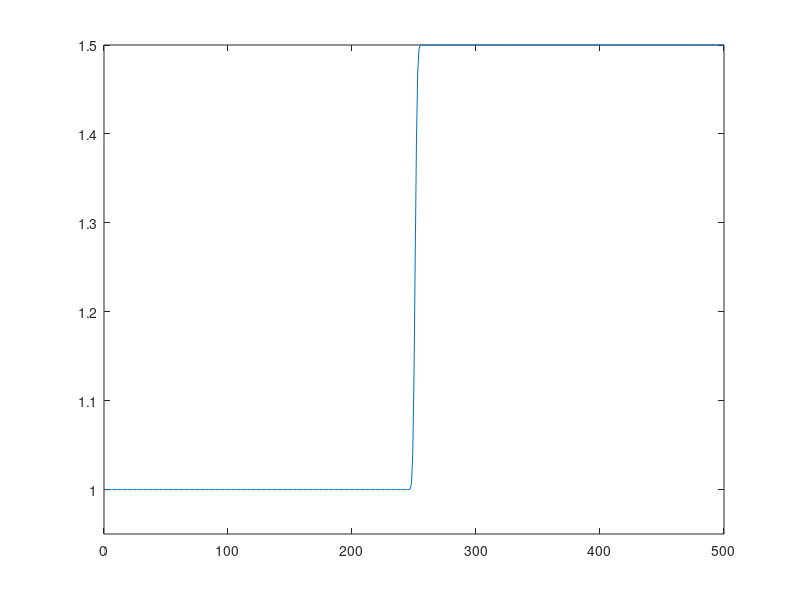

The MATLAB source for this figure: (Note: this script raises an error after producing the figure.)
% Parameters
icFlag = 1; %Flag for which initial condition to simulate
%0 -> Gaussian hill
%1 -> Hyperbollic Tangent
quadraticTerm = 0;
nx = 500;          % Number of lattice nodes
nt = 5000;        % Number of time steps
nu = 0.05;       % Kinematic viscosity
dx = 1.0;         % Lattice spacing
dt = 1.0;         % Time step
cs = dx/(sqrt(3)*dt); % Lattice speed of sound
c = [-1; 0; 1]; %Velocities
w = [1/6; 2/3; 1/6]; %Weights
beta = (2*(nu/(cs^2*dt) + 1/2))^-1; % LB kinematic viscosity
% Initialize the distribution function
% f = zeros(nx,3); % f(i,j) for i=1:nx and j=1:3 (3 velocity directions)
feq = zeros(nx,3);
rho = zeros(nx,1);
u = zeros(nx,1) + 0.1;
% Initial conditions
rho_0 = 1;
drho = 0.5;
sigma = 1;
x_0 = 250;
switch icFlag
    case 0
        rho = (rho_0 + drho.*exp(-(((1:nx) - x_0)./sigma).^2))';
        maxrhoInit = max(rho);
    case 1
        rho = (rho_0 + .5 .* drho .* (1 + tanh(((1:nx) - x_0)./sigma)))';
        maxrhoInit = max(rho);
end
if quadraticTerm
    % Second order equilibrium (6)
    feq(:,1) = w(1).*rho.*(1+(c(1).*u)./(cs^2) + ((c(1)^2 - cs^2).*u.^2)/(2*cs^4));
    feq(:,2) = w(2).*rho.*(1+(c(2).*u)./(cs^2) + ((c(2)^2 - cs^2).*u.^2)/(2*cs^4));
    feq(:,3) = w(3).*rho.*(1+(c(3).*u)./(cs^2) + ((c(3)^2 - cs^2).*u.^2)/(2*cs^4));
else
    % % First order equilibrium (7)
    feq(:,1) = w(1).*rho.*(1+(c(1).*u(:))./(cs^2));
    feq(:,2) = w(2).*rho.*(1+(c(2).*u(:))./(cs^2));
    feq(:,3) = w(3).*rho.*(1+(c(3).*u(:))./(cs^2));
end
figure(2)
% hold on
f = feq; %Initial condition
fnew = f; %Temp value to hold next timestep

maxrhoInit = max(sum(f,2));
% Time-stepping loop
for t = 1:nt

    rho = sum(f,2); % (eq 4)
    % u = (c(1).*f(:,1) + c(3).*f(:,3))./rho; % (eq 5)

    if quadraticTerm
        % Second order equilibrium (eq 6)
        feq(:,1) = w(1).*rho.*(1+(c(1).*u)./(cs^2) + ((c(1)^2 - cs^2).*u.^2)/(2*cs.^4));
        feq(:,2) = w(2).*rho.*(1+(c(2).*u)./(cs^2) + ((c(2)^2 - cs^2).*u.^2)/(2*cs.^4));
        feq(:,3) = w(3).*rho.*(1+(c(3).*u)./(cs^2) + ((c(3)^2 - cs^2).*u.^2)/(2*cs.^4));
    else
        % % First order equilibrium (eq 7)
        feq(:,1) = w(1).*rho.*(1+(c(1).*u(:))./(cs^2));
        feq(:,2) = w(2).*rho.*(1+(c(2).*u(:))./(cs^2));
        feq(:,3) = w(3).*rho.*(1+(c(3).*u(:))./(cs^2));
    end
    % Collision step
    % fmirror =  2.*feq - f; % (eq 2)
    % f = (1-beta).*f + beta.*fmirror;
    f = f + 2*beta.*(feq-f);
    fnew = f;
    %Streaming step
    fnew(1:end-1,1) = f(2:end,1); % c = -1
    fnew(2:end,3) = f(1:end-1,3); % c = 1

    %Boundary conditions
    switch icFlag
        case 0
            fnew(1,3) = f(end,3);
            fnew(end,1) = f(1,1);
        case 1
            fnew(1,3) = f(1,3);
            fnew(end,1) =  f(end,1);
    end

    f = fnew;

    % Visualization (optional)
    if mod(t, 10) == 0
        mach = abs(u./cs);
        plot(1:nx,rho);
        xlim([0 nx]);
        ylim([.95 maxrhoInit]);
        title('Gaussian Hill Advection Diffusion',['Time Step: ', num2str(t)]);
        pause(0.01);
    end
end